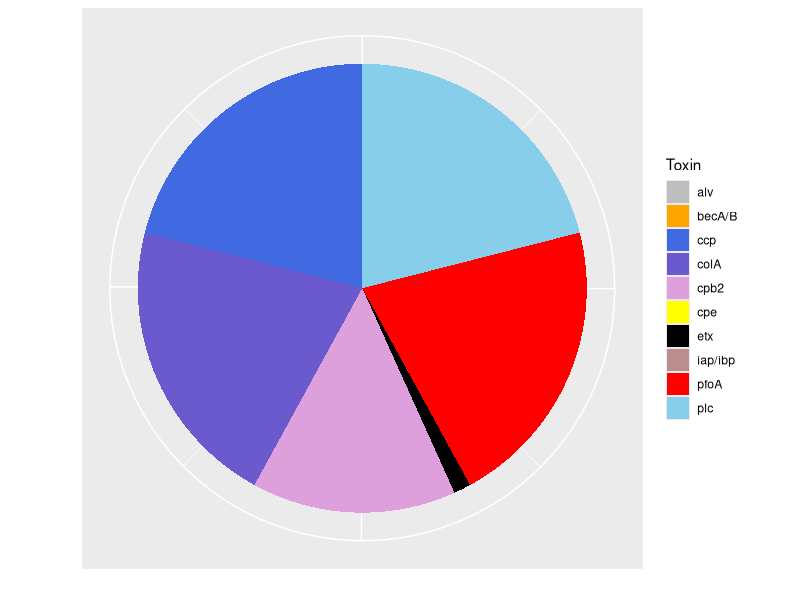

This figure's R source:
setwd("~/")
library(ggplot2)
library(tidyverse)
library(ggpubr)

data <- read.csv("toxinome_proportion_for_plotting.csv", header = TRUE, stringsAsFactors = TRUE)
head(data)

# filter data
piechart1<- filter (data,Lineage == "VII") # Do this for every lineage
head(piechart1)
# plot bar chart first then convert
ToxinPalette <- c( "plc"="skyblue","pfoA"="red","ccp"="royalblue","colA"="slateblue","cpe"="yellow","etx"="black","alv"="grey","iap/ibp"="rosybrown","becA/B"="orange","cpb2"="plum")

pc1<- ggplot(piechart1, aes(x="", y=Perc, fill=Toxin))+
  scale_fill_manual(values=ToxinPalette)+
  geom_bar(width = 1, stat = "identity")+ coord_polar("y", start=0)+
  theme(axis.text.x=element_blank(),axis.line.x = element_blank(),axis.line.y=element_blank(),axis.ticks=element_blank(),legend.position="right")+
  ylab("") + xlab("")

pc1
